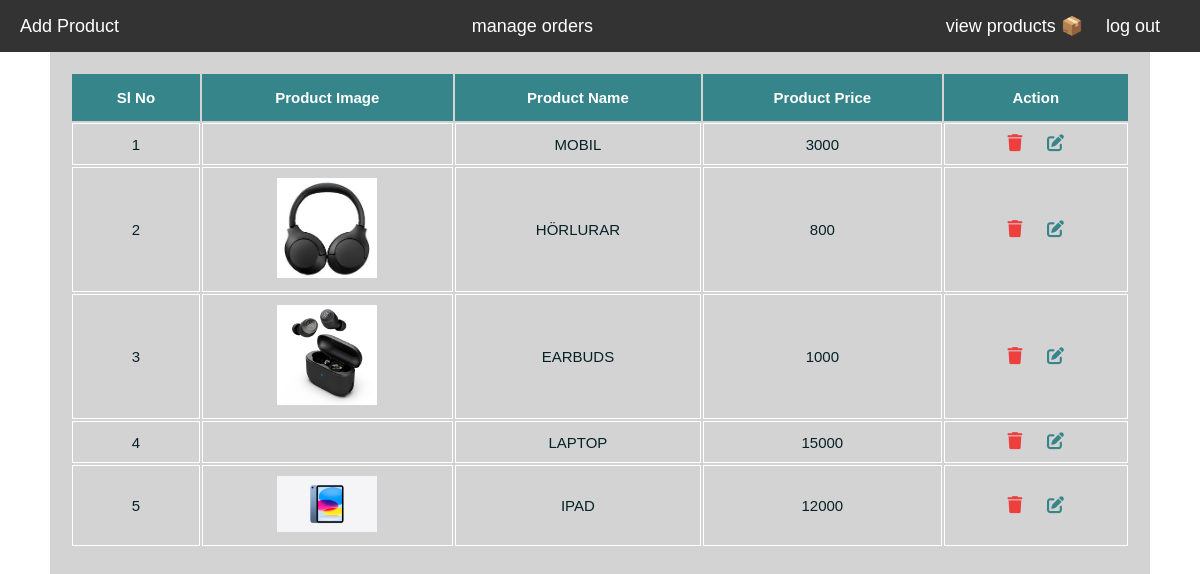
/view_products.php (signed in), run on the app's committed database.
### tables this page shows
CREATE TABLE `products` (
  `id` int NOT NULL,
  `name` varchar(255) NOT NULL,
  `price` varchar(255) NOT NULL,
  `image` varchar(255) NOT NULL,
  `added_by_admin_id` int NOT NULL
);

### view_products.php (the view, shortened to what this page needs)
<!DOCTYPE html>
<html lang="en">
<head>
    <link rel="stylesheet" href="css/style.css">
    <link rel="stylesheet" href="https://cdnjs.cloudflare.com/ajax/libs/font-awesome/6.7.2/css/all.min.css"
 />
</head>
<body>
    <?php include 'header.php'; ?>
    <div class="container">
        <section class="display_product">
            <?php
            $display_product = mysqli_query($conn, "SELECT * FROM products");
            if (mysqli_num_rows($display_product) > 0) {
                echo "
                <table>
                    <thead>
                        <tr>
                            <th>Sl No</th>
                            <th>Product Image</th>
                            <th>Product Name</th>
                            <th>Product Price</th>
                            <th>Action</th>
                        </tr>
                    </thead>
                    <tbody>";
                $x = 1;
                while ($row = mysqli_fetch_assoc($display_product)) {
                    ?>
                    <tr>
                        <td><?php echo $x; ?></td>
                        <td><?php
                            if (strpos($row['image'], "://") !== false) {
                                echo '<img src="' . $row['image'] . '"style="width: 100px;" alt="">';
                            } else {
                                echo '<img src="images/' . $row['image'] . '"style="width: 100px;" alt="">';
                            }
                        ?></td>
                        <td><?php echo htmlspecialchars($row['name']); ?></td>
                        <td><?php echo htmlspecialchars($row['price']); ?></td>
                        <td>
                            <a href="delete.php?delete=<?php echo $row['id']; ?>" class="delete_product_btn"
                                onclick="return confirm('Are you sure you want to delete this product?');">
                                <i class="fas fa-trash"></i>
                            </a>
                            <a href="update.php?edit=<?php echo $row['id']; ?>" class="update_product_btn">
                                <i class="fas fa-edit"></i>
                            </a>
                        </td>
                    </tr>
                    <?php
                    $x++;
                }
                echo "
                    </tbody>
                </table>";
            } else {
                echo "<div class='empty_text'>No products available</div>";
            }
            ?>
        </section>
    </div>
</body>
</html>

### css/style.css (style rules this page uses)
* { margin: 0; padding: 0; box-sizing: border-box; outline: none; border: none; text-decoration: none; font-family: "Poppins", sans-serif; }
:root { --color1: #072227; --color2: #35858b; --color3: #4fbdba; --color4: #aefeff; --black: #000; --white: #fff; --lightgray: #d3d3d3; --red: rgb(238, 62, 62); }
html { font-size: 62.5%; overflow-x: hidden; }
.container { max-width: 1100px; margin: 0 auto; padding-bottom: 5rem; height: 100vh; background-color: var(--lightgray); }
section { padding: 2rem; }
.display_product table { width: 100%; text-align: center; }
.display_product table thead th { padding: 1.5rem; font-size: 1.5rem; background-color: var(--color2); color: var(--white); }
td { padding: 1rem; font-size: 1.5rem; color: var(--color1); border: 1px solid var(--white); text-transform: uppercase; }
.delete_product_btn, .update_product_btn { text-align: center; color: var(--red); font-size: 1.7rem; padding: 0 1rem; cursor: pointer; }
.update_product_btn { color: var(--color2); }
img { width: 20%; margin: 0 auto; }

### data on the page
products: name "MOBIL", price "3000"
products: image (picture), name "HÖRLURAR", price "800"
products: image (picture), name "EARBUDS", price "1000"
products: name "LAPTOP", price "15000"
products: image (picture), name "IPAD", price "12000"
